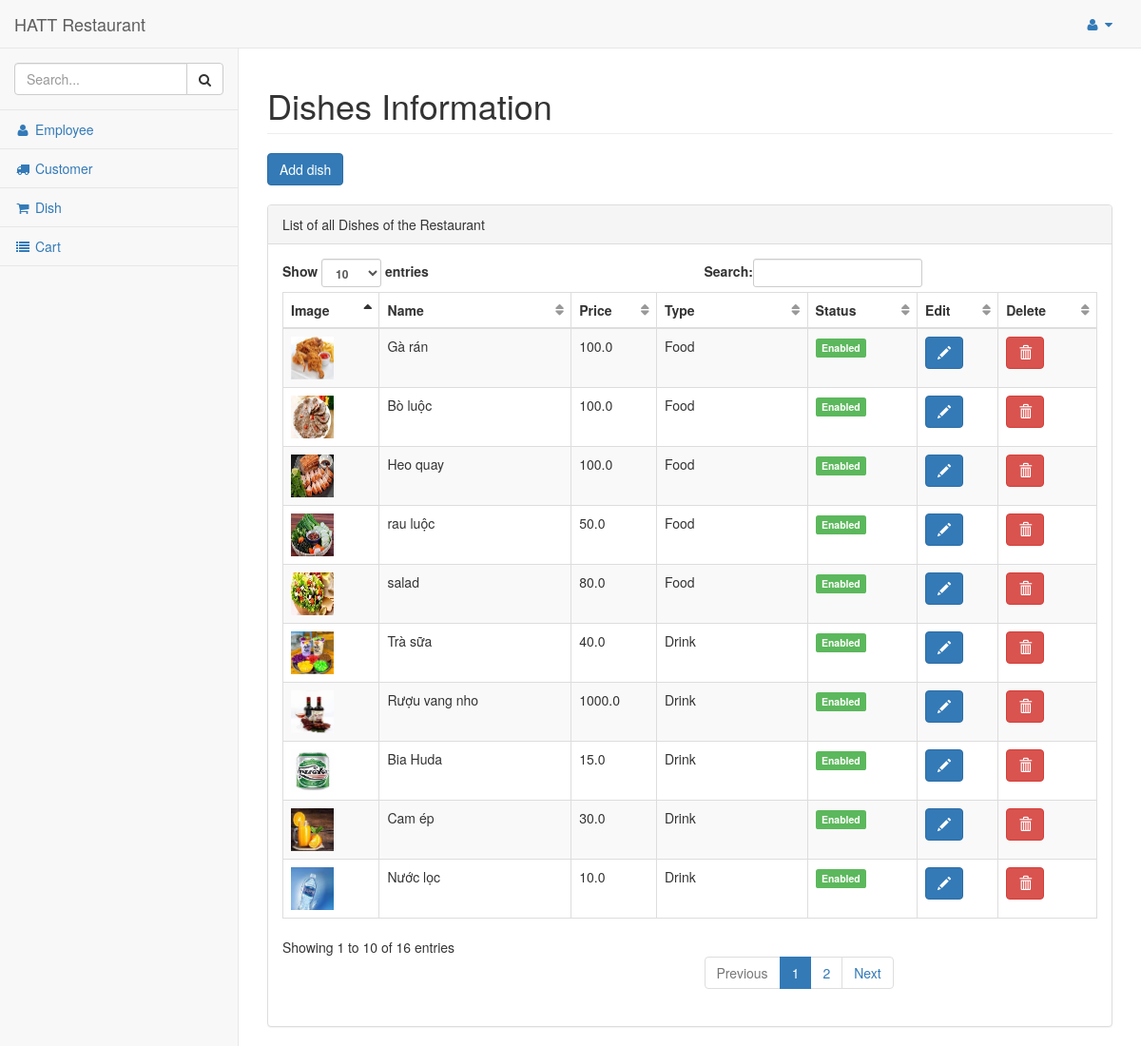
The page /dashboard/dish_list/ on the database as committed earlier.
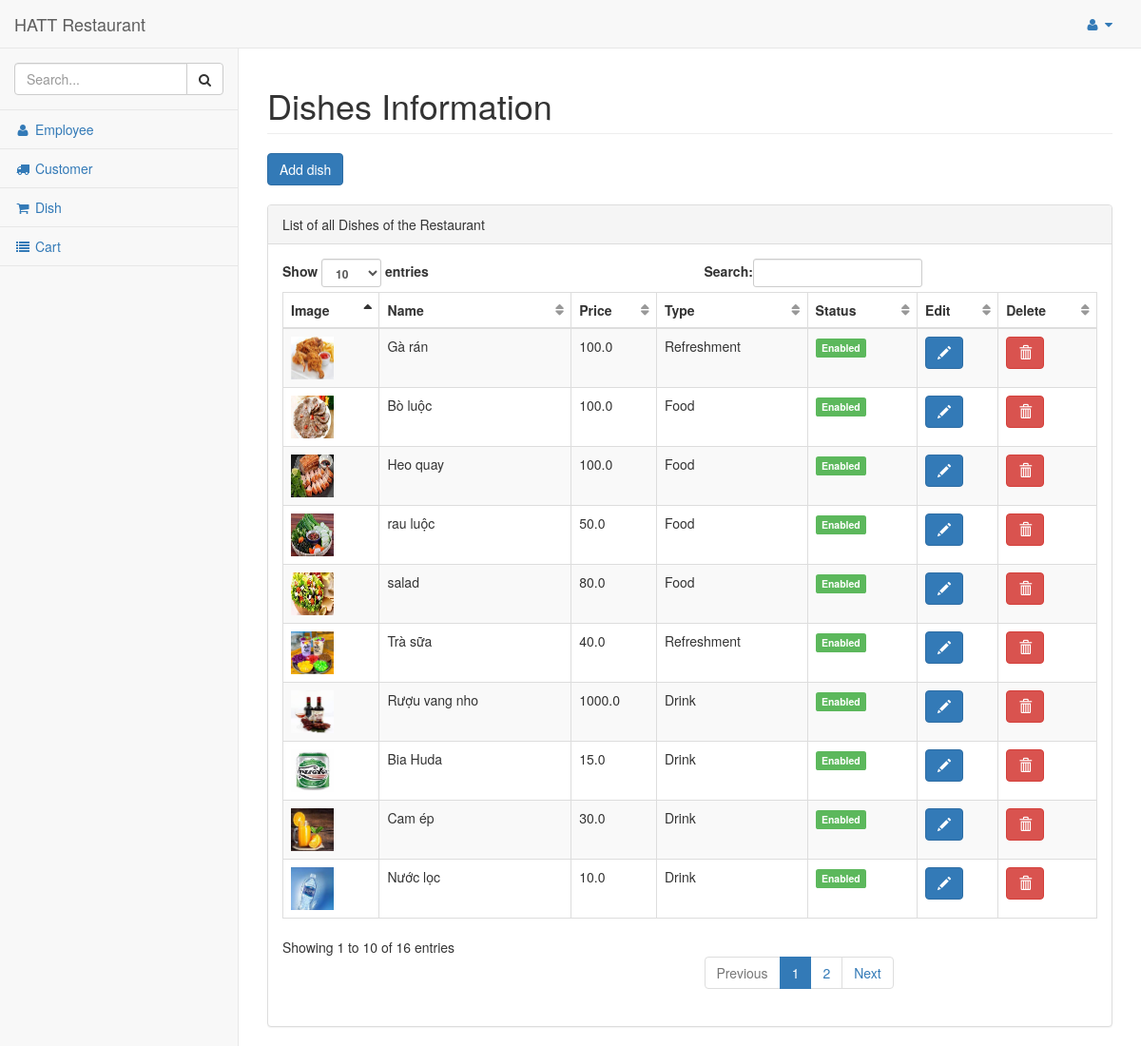
The same page on the database as committed later.
### res/models.py (models this page shows, shortened)
class Dish(models.Model):
    menu = models.ForeignKey(Menu, on_delete=models.CASCADE)
    disabled = 'Disabled'
    enabled = 'Enabled'
    STATUS = (
        (disabled, disabled),
        (enabled, enabled),
    )
    name = models.CharField(max_length=250)
    status = models.CharField(max_length=50, choices=STATUS)
    price = models.FloatField()
    image = models.FileField(blank=True, null=True)

### res/views.py (the view)
# urls.py: re_path(r'^dashboard/dish_list/$',dish_list, name='dish_list'),
def dish_list(request):
    dishes = Dish.objects.all()
    return render(request, 'admin/dish.html', {'dishes': dishes})

### templates/admin/dish.html (shortened to what this page needs)
{% load static %}
{% include "includes/base.html" %}
{% include "includes/navbarheader.html" %}
{% include "includes/navtop.html"%}
{% include "includes/sidemenu.html" %}
</nav>
<div id="page-wrapper">
    <div class="row">
        <div class="col-lg-12">
            <h1 class="page-header">Dishes Information</h1>
            <button type="button" class="btn btn-primary" data-toggle="modal" data-target="#adddish">
                Add dish
            </button>
            <br><br>
        </div>
    </div>
    <div class="row">
        <div class="col-lg-12">
            <div class="panel panel-default">
                <div class="panel-heading">
                    List of all Dishes of the Restaurant
                </div>
                <div class="panel-body">
                    <table width="100%" class="table table-striped table-bordered table-hover" id="dataTables-example">
                        <thead>
                            <tr>
                                <th>Image</th>
                                <th>Name</th>
                                <th>Price</th>
                                <th>Type</th>
                                <th>Status</th>
                                <th>Edit</th>
                                <th>Delete</th>
                            </tr>
                        </thead>
                        <tbody>
                            {% for dish in dishes %}
                            <tr>
                                <td><img src="/media/{{dish.image}}" alt="Mô tả hình ảnh" width="45" height="45"></td>
                                <td>{{dish.name}}</td>
                                <td>{{dish.price}}</td>
                                <td>{% if dish.menu_id == 1 %}
                                        <p>Food</p>
                                    {% elif dish.menu_id == 2 %}
                                        <p>Drink</p>
                                    {% else %}
                                        <p>Refreshment</p>
                                    {% endif %}
                                </td>
                                <td>{% if dish.status == 'Enabled' %}
                                    <span class="label label-success">Enabled</span>
                                    {% else %}
                                    <span class="label label-danger">Disabled</span>
                                    {% endif %}
                                </td>
                                <td>
                                    <button type="button" class="btn btn-primary" data-toggle="modal" data-target="#myModal{{dish.id}}" title="Mở cửa sổ sửa đổi">
                                        <span class="glyphicon glyphicon-pencil" aria-hidden="true"></span>
                                    </button>
                                </td>
                                <td>
                                    <button type="button" class="btn btn-danger" data-toggle="modal" data-target="#deleteModal{{dish.id}}">
                                        <span class="glyphicon glyphicon-trash"></span>
                                    </button>
                                </td>
                            </tr>
                            {% endfor %}
                        </tbody>
                    </table>
                </div>
            </div>
        </div>
    </div>
</div>
</div>
</body>
</html>

Rows that differ between the two databases and show on the page:
changed Dish "Gà rán": menu_id "Food" → "Refreshment"
changed Dish "Trà sữa": menu_id "Drink" → "Refreshment"
